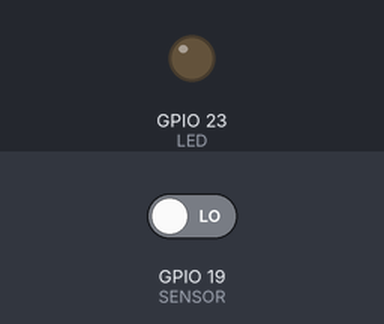
Simulated run of this program. Board: ESP32. On the bench: output pins drawn as LEDs (lit = HIGH). The test bench sets the inputs (shaded band); at power-on: GPIO 19 (SENSOR) LOW. WiFi joins after 1.5 s; servers stay silent unless stated; what the program prints to the serial monitor is not drawn.

Above: at 3.2 s.
3.3 s: GPIO 19 (SENSOR) driven HIGH
At 4.7 s:
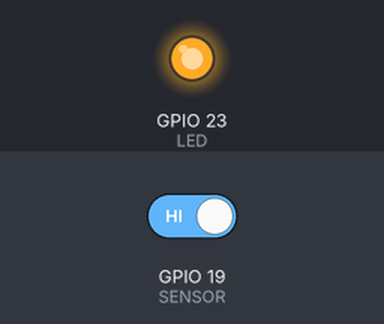
Timing chart, 0 to 6.3 s (numbered marks = the images above; inputs shaded):
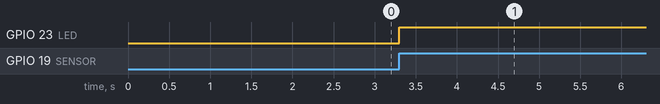

The program:

main.cpp
```cpp
#include <Arduino.h>
#include <WiFi.h>
#include <HTTPClient.h>
#include <ESPAsyncWebServer.h>
#include <UniversalTelegramBot.h>
#include <CTBot.h>

const char* ssid = "Totalplay_2.4Gnormal";
const char* pssw = "x2BV4K2910";

const char* chat_id = "1994205600";
const int chat = 1994205600;
const char* token = "5624223237:AAGZ4pVhsqI-14F_taxVJhhJDLXCIn2B_Y0";

CTBot mybot;

AsyncWebServer server(8080);

#define LED 23
#define SENSOR 19


void encenderAlaramaMovimiento();
void enviarMensaje(char* mensaje);


void encenderAlaramaMovimiento(){
  char* alarmaMovimientoMsj = "Movimiento detectado";
  digitalWrite(LED, HIGH);
  enviarMensaje(alarmaMovimientoMsj);
}

void enviarMensaje(char* mensaje){
  mybot.sendMessage(chat,mensaje);
}


void setup() {
  Serial.begin(9600);
  pinMode(SENSOR,INPUT);
  pinMode(LED,OUTPUT);
  WiFi.begin(ssid,pssw);
  while(WiFi.status()!= WL_CONNECTED){
    delay(1000);
    Serial.print("Conectando ....");
  }
  Serial.print("Conextion Wifi iniciado");

  mybot.wifiConnect(ssid,pssw);
  mybot.setTelegramToken(token);


  server.on("/apagarMovimiento", HTTP_GET,[](AsyncWebServerRequest *request){
    digitalWrite(LED,LOW);
    mybot.sendMessage(chat, "Alarama apagada");
    request->send(200,"text/plain","alarma apagada");
  });

  server.begin();
  Serial.print("Servidor iniciado en:");
  IPAddress ip = WiFi.localIP();
  Serial.print(ip);
}

void loop() {
  int estado = digitalRead(SENSOR);

  if(estado == HIGH){
    encenderAlaramaMovimiento();
  }
}
```

Measured:
- after the input at 3.3 s, GPIO 23 (LED): LOW → HIGH at once
